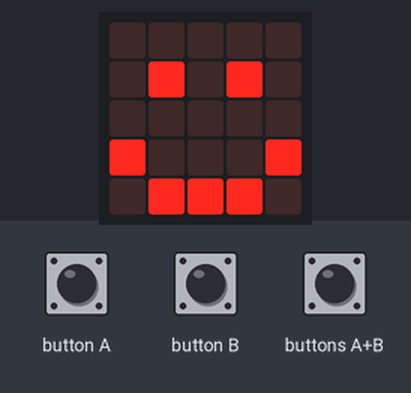
This program was run on a simulated BBC micro:bit running MicroPython. Shown: the board's 5×5 LED display. Inputs (shaded band) come from the test bench.

Above: at 1.2 s.
1.3 s: buttons A+B pressed for 0.15 s
At 1.45 s:
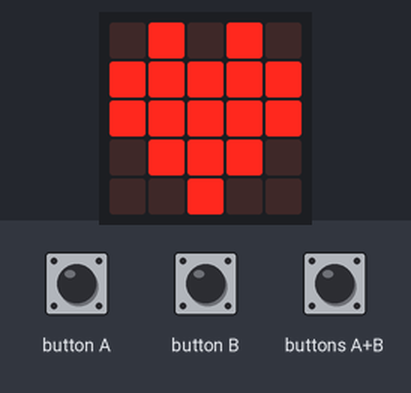
3.2 s: button A pressed for 0.15 s
At 3.27 s:
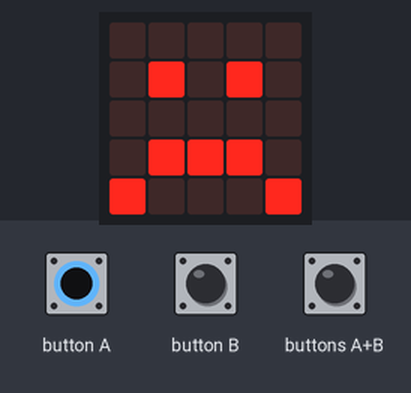
4.8 s: button B pressed for 0.15 s
At 4.87 s:
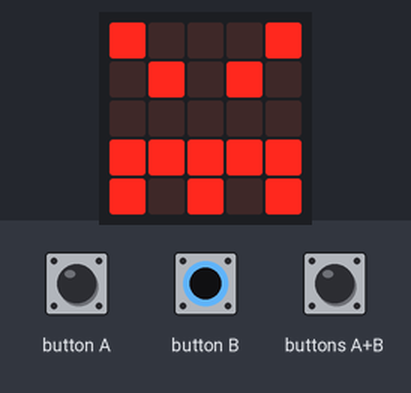
6.4 s: button B pressed for 3.2 s
11.1 s: button A pressed for 3.2 s
At 12.0 s:
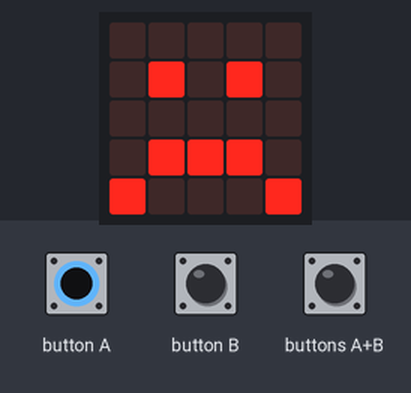
Timing chart, 0 to 14.1 s (numbered marks = the images above; inputs shaded):
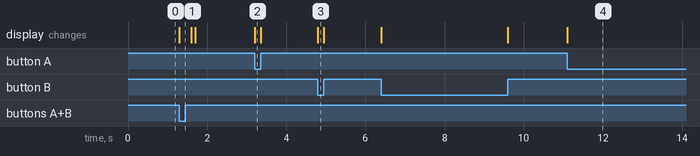

Measured:
- after the input at 1.3 s, the display: changes at once (image 1)
- after the input at 3.2 s, the display: changes at once (image 2)
- after the input at 4.8 s, the display: changes at once (image 3)
- after the input at 11.1 s, the display: changes at once (image 4)

The program:

Smile_sad_egg.py
```python
from microbit import *

while True:
    if (button_a.is_pressed() and button_b.is_pressed()):
        display.show(Image.HEART)
        sleep(300)
        display.show(Image.HEART_SMALL)
        sleep(100)
    elif button_a.is_pressed():
        display.show(Image.SAD)
    elif button_b.is_pressed():
        display.show(Image.ANGRY)
    else:
        display.show(Image.HAPPY)
```
